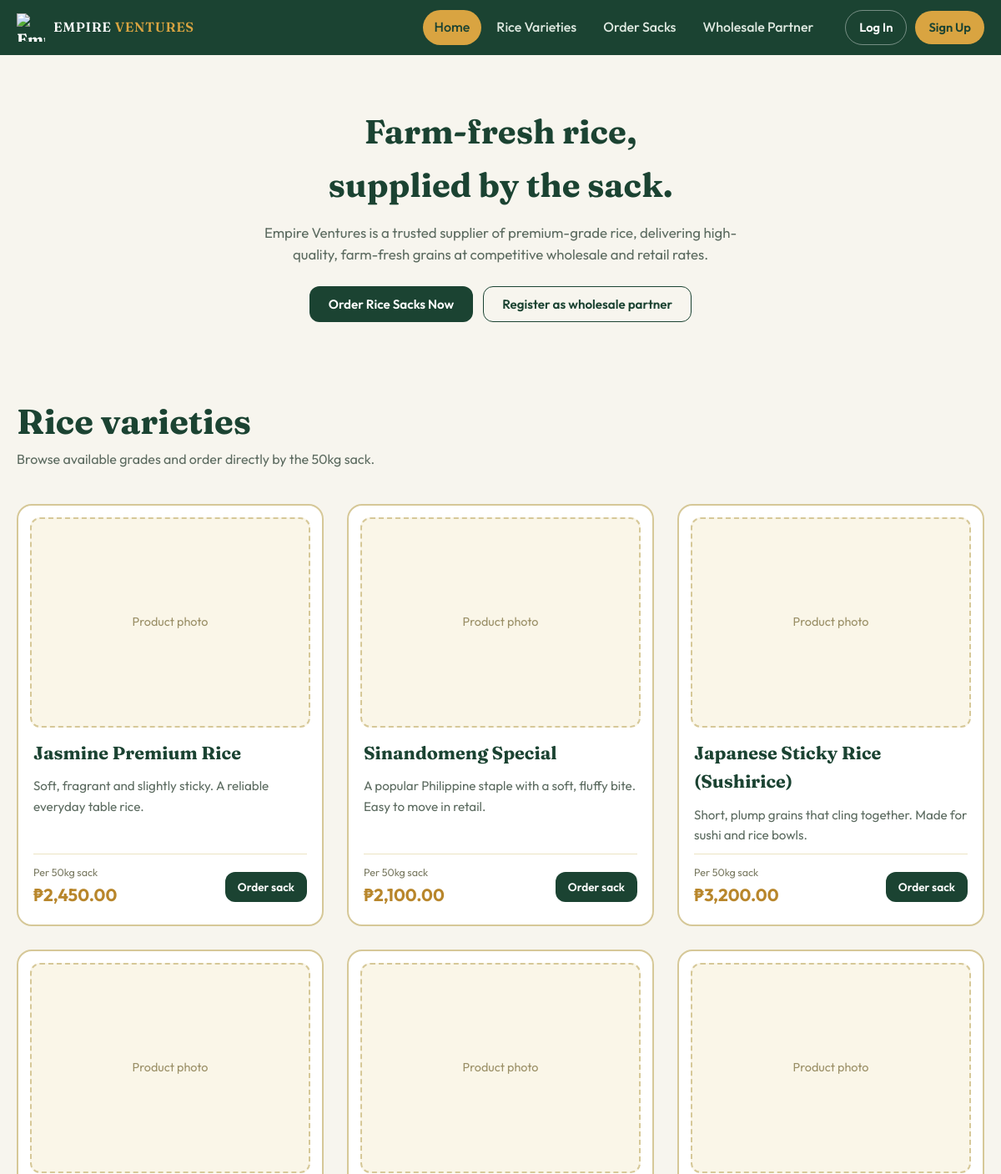
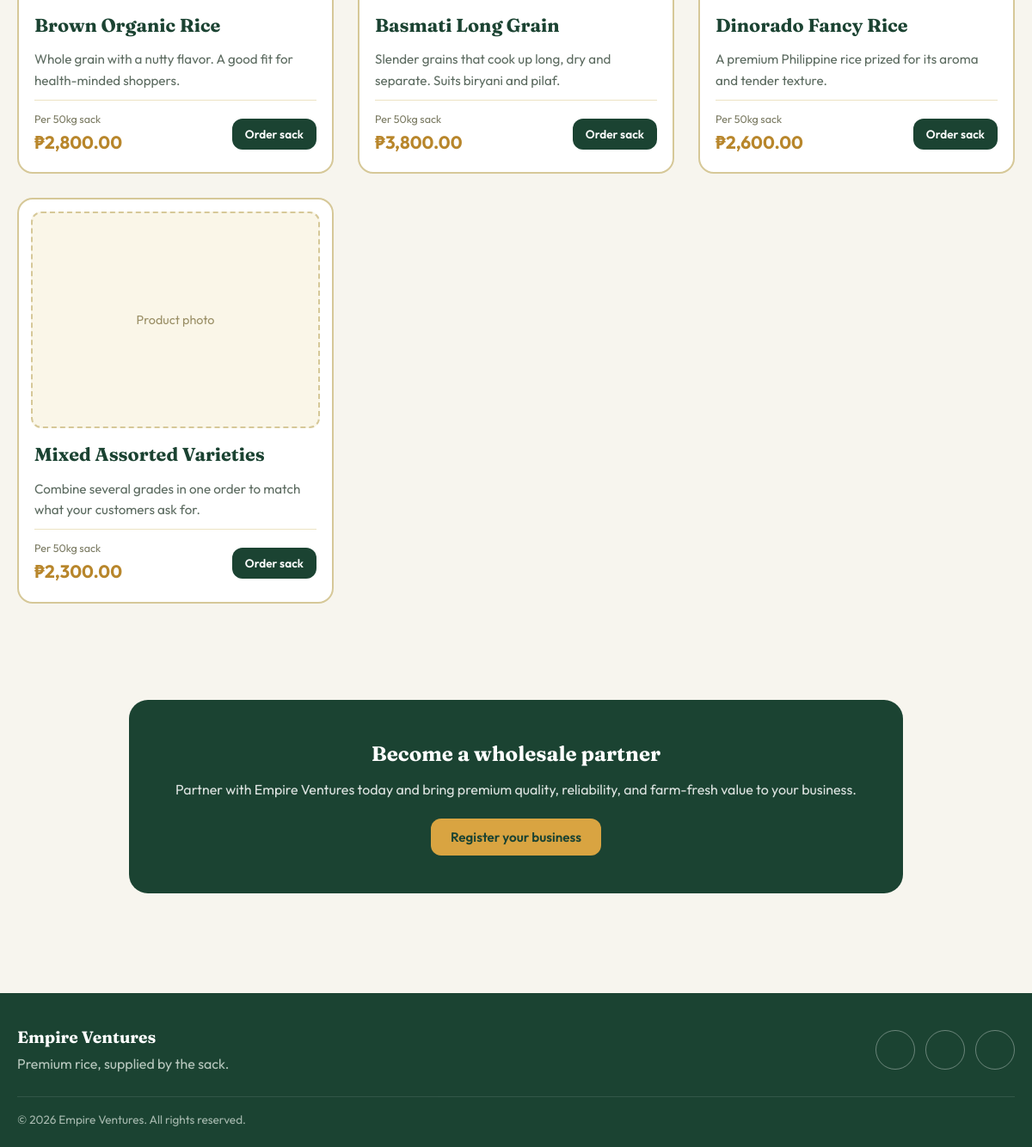
The page / on the database its author committed (2 pictures, top to bottom).
### tables this page shows
CREATE TABLE IF NOT EXISTS rice_varieties (
    id INT AUTO_INCREMENT PRIMARY KEY,
    name VARCHAR(100) NOT NULL,
    description TEXT NOT NULL,
    grain_ratio DECIMAL(3,1) DEFAULT 3.0,
    price_per_sack DECIMAL(10,2) NOT NULL,  
    sack_weight_kg INT DEFAULT 50,
    stock_sacks INT DEFAULT 500,
    is_active TINYINT(1) DEFAULT 1
);

### db.php (the view, shortened to what this page needs)
<?php
function sanitize($d) { return htmlspecialchars(trim((string)$d), ENT_QUOTES, 'UTF-8'); }
function isLoggedIn() { return isset($_SESSION['user_id']); }
function currentUser() {
    global $pdo; static $u = false;
    if ($u === false) {
        $u = null;
    }
    return $u;
}
function renderNav(string $active = '') {
    $u = currentUser();
    $links = ['home' => ['index.php', 'Home'], 'varieties' => ['varieties.php', 'Rice Varieties'],
              'order' => ['order.php', 'Order Sacks'], 'wholesale' => ['registration.php', 'Wholesale Partner']];
    echo '<header class="header"><nav class="navbar" aria-label="Main">
      <a href="index.php" class="nav-brand"><img class="brand-mark" src="logo.svg" alt="Empire Ventures"><span class="brand-name">EMPIRE <span>VENTURES</span></span></a>
      <div class="nav-menu" id="nav-menu">';
    foreach ($links as $k => [$href, $label])
        echo '<a href="' . $href . '" class="nav-links' . ($k === $active ? ' active' : '') . '">' . $label . '</a>';
    echo '</div><div class="nav-auth-group">';
    if ($u) {
        $av = $u['avatar'] ? '<img src="uploads/avatars/' . sanitize($u['avatar']) . '" alt="">' : '<span>' . sanitize(mb_strtoupper(mb_substr($u['full_name'], 0, 1))) . '</span>';
        echo '<div class="user-menu"><button type="button" class="user-btn" aria-expanded="false" aria-haspopup="true"><span class="avatar avatar-sm">' . $av . '</span>' . sanitize(explode(' ', $u['full_name'])[0]) . '</button>
          <div class="user-drop" role="menu"><a href="dashboard.php">My dashboard</a><a href="profile.php">Edit profile</a>'
          . (isAdmin() ? '<a href="admin.php">Admin panel</a><a href="admin_products.php">Product pricing</a>' : '') .
          '<a href="logout.php">Log out</a></div></div>';
    } else {
        echo '<a href="login.php" class="nav-back">Log In</a><a href="signup.php" class="nav-cta">Sign Up</a>';
    }
    echo '</div><button class="nav-toggle" type="button" aria-expanded="false" aria-controls="nav-menu" aria-label="Open menu"><span></span><span></span><span></span></button></nav></header>';
}
function renderFooter() {
    $i = [
      'facebook'  => '<path fill="currentColor" stroke="none" d="M13.5 21v-8h2.7l.4-3.2h-3.1V7.8c0-.9.3-1.5 1.6-1.5h1.7V3.4c-.3 0-1.3-.1-2.4-.1-2.4 0-4 1.5-4 4.1v2.4H7.7V13h2.7v8z"/>',
      'instagram' => '<rect x="3.5" y="3.5" width="17" height="17" rx="5"/><circle cx="12" cy="12" r="4"/><circle cx="17.2" cy="6.8" r="1" fill="currentColor"/>',
      'gmail'     => '<rect x="3" y="5" width="18" height="14" rx="2"/><path d="m3.5 7 8.5 6 8.5-6"/>',
    ];
    echo '<footer class="site-footer"><div class="footer-inner"><div><strong>Empire Ventures</strong><p>Premium rice, supplied by the sack.</p></div><div class="socials">';
    foreach (SOCIALS as $name => $url)
        echo '<a href="' . sanitize($url) . '" class="social" aria-label="' . ucfirst($name) . '" target="_blank" rel="noopener"><svg viewBox="0 0 24 24" fill="none" stroke="currentColor" stroke-width="1.8" stroke-linecap="round" stroke-linejoin="round">' . $i[$name] . '</svg></a>';
    echo '</div></div><p class="footer-copy">&copy; ' . date('Y') . ' Empire Ventures. All rights reserved.</p></footer><script src="main.js" defer></script>';
}
function productImage($v) { return $v['image'] ? 'uploads/products/' . sanitize($v['image']) : ''; }
function renderVarietyCard(array $v) {
    $img = productImage($v);
    echo '<article class="rice-card"><div class="rice-img">' .
         ($img ? '<img src="' . $img . '" alt="' . sanitize($v['name']) . '" loading="lazy">' : '<span class="rice-img-empty">Product photo</span>') .
         '</div><div class="rice-body"><h3>' . sanitize($v['name']) . '</h3><p>' . sanitize($v['description']) . '</p>
         <div class="rice-foot"><div><small>Per ' . (int)$v['sack_weight_kg'] . 'kg sack</small><strong>₱' . number_format($v['price_per_sack'], 2) . '</strong></div>
         <a href="order.php?variety_id=' . (int)$v['id'] . '" class="btn btn-primary btn-sm">Order sack</a></div></div></article>';
}

### index.php (shortened to what this page needs)
<?php
require_once 'db.php';
$stmt = $pdo->query("SELECT * FROM rice_varieties WHERE is_active = 1");
$varieties = $stmt->fetchAll();
?>
<!DOCTYPE html>
<html lang="en">
<head>
    <link rel="stylesheet" href="style.css">
</head>
<body>
    <?php renderNav('home'); ?>
    <main>
        <section id="home" class="hero">
            <div class="hero-inner">
                <h1>
                    <span class="line"><span style="--i:0">Farm-fresh rice,</span></span>
                    <span class="line"><span style="--i:1">supplied by the sack.</span></span>
                </h1>
                <p class="hero-lede">
                    Empire Ventures is a trusted supplier of premium-grade rice, delivering high-quality,
                    farm-fresh grains at competitive wholesale and retail rates.
                </p>
                <div class="hero-actions">
                    <a class="btn btn-primary" href="order.php">Order Rice Sacks Now</a>
                    <a class="btn btn-ghost" href="registration.php">Register as wholesale partner</a>
                </div>
            </div>
        </section>
        <section id="ricevarieties" class="page-section">
            <div class="container split">
                <div class="split-head">
                    <h2 class="section-title">Rice varieties</h2>
                    <p class="section-lede">Browse available grades and order directly by the 50kg sack.</p>
                </div>
                <div class="rice-grid"><?php foreach ($varieties as $v) renderVarietyCard($v); ?></div>
            </div>
        </section>
        <section id="partner" class="page-section">
            <div class="cta-panel reveal">
                <h2>Become a wholesale partner</h2>
                <p>Partner with Empire Ventures today and bring premium quality, reliability, and farm-fresh value to your business.</p>
                <a class="btn btn-forest" href="registration.php">Register your business</a>
            </div>
        </section>
    </main>
<?php renderFooter(); ?>
</body>
</html>

### rows shown on the page
rice_varieties: shows "Product photo", name "Jasmine Premium Rice", description "Soft, fragrant and slightly sticky. A reliable everyday table rice.", sack_weight_kg "50", price_per_sack "2,450.00"
rice_varieties: shows "Product photo", name "Sinandomeng Special", description "A popular Philippine staple with a soft, fluffy bite. Easy to move in retail.", sack_weight_kg "50", price_per_sack "2,100.00"
rice_varieties: shows "Product photo", name "Japanese Sticky Rice (Sushirice)", description "Short, plump grains that cling together. Made for sushi and rice bowls.", sack_weight_kg "50", price_per_sack "3,200.00"
rice_varieties: shows "Product photo", name "Brown Organic Rice", description "Whole grain with a nutty flavor. A good fit for health-minded shoppers.", sack_weight_kg "50", price_per_sack "2,800.00"
rice_varieties: shows "Product photo", name "Basmati Long Grain", description "Slender grains that cook up long, dry and separate. Suits biryani and pilaf.", sack_weight_kg "50", price_per_sack "3,800.00"
rice_varieties: shows "Product photo", name "Dinorado Fancy Rice", description "A premium Philippine rice prized for its aroma and tender texture.", sack_weight_kg "50", price_per_sack "2,600.00"
rice_varieties: shows "Product photo", name "Mixed Assorted Varieties", description "Combine several grades in one order to match what your customers ask for.", sack_weight_kg "50", price_per_sack "2,300.00"

### other values the page prints
$label "Home"
$label "Rice Varieties"
$label "Order Sacks"
$label "Wholesale Partner"
